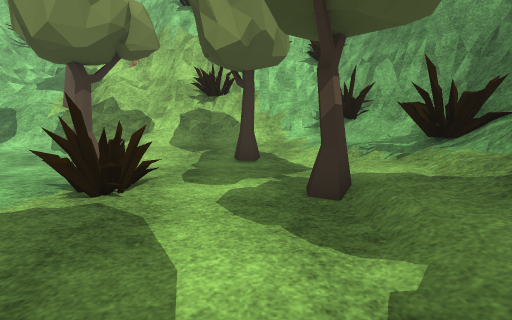
view 1 (above)

16 first-person views from a walk through a scene from a Unity 3-D project. The camera is 1.3 m above the floor, tilts 10° down and sees 90° across. The floor is counted in squares, 1 m on a side. Each view is taken from the middle of a square. On the plan, view 1 faces up. The plan holds only what a view shows up to about 13 squares ahead; the rest is blank. The place goes on beyond the plan. Some animated figures are not drawn. Some surface patterns are stand-ins.

view 2
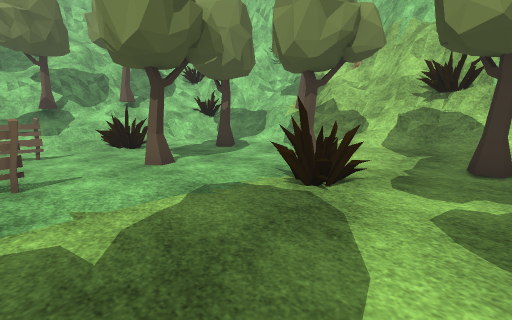

view 3
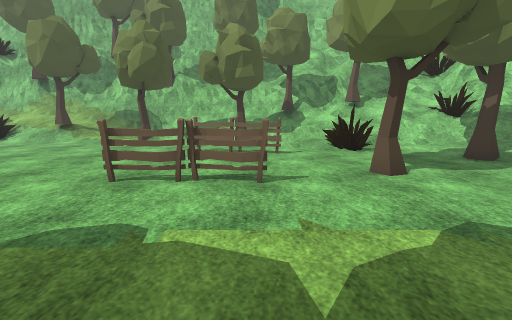

view 4
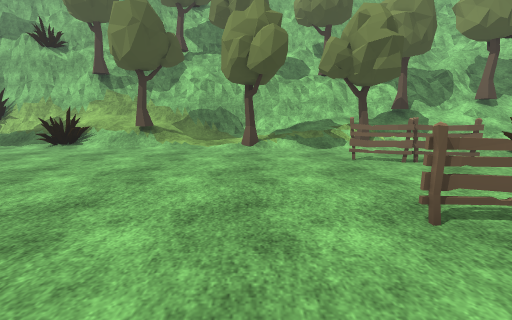

view 5
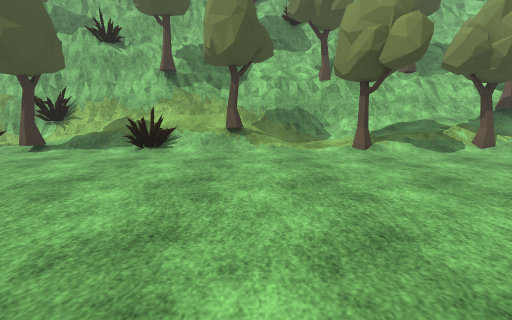

view 6
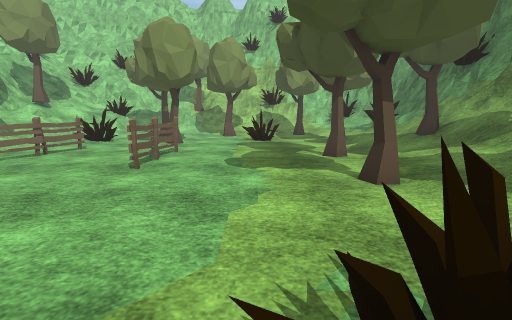

view 7
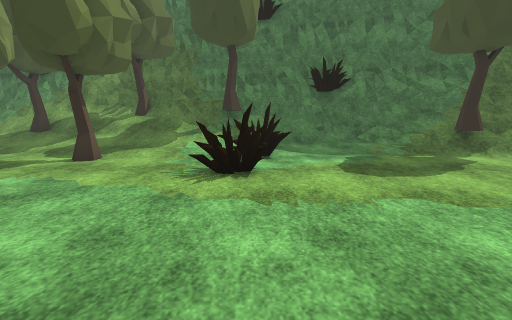

view 8
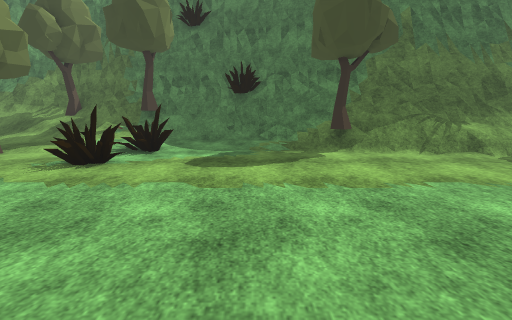

view 9
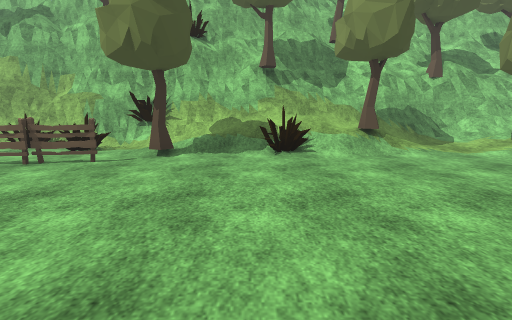

view 10
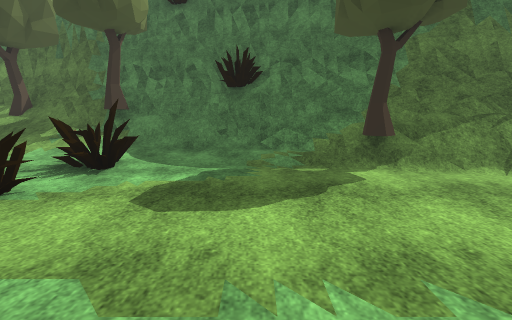

view 11
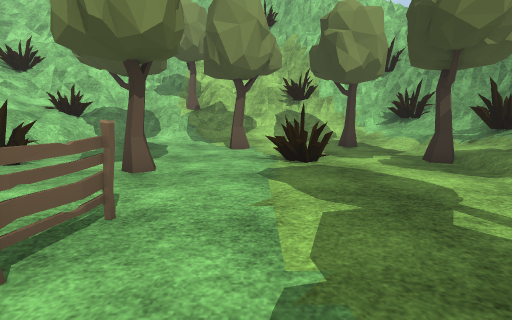

view 12
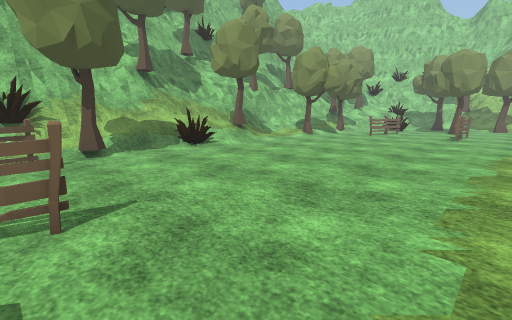

view 13
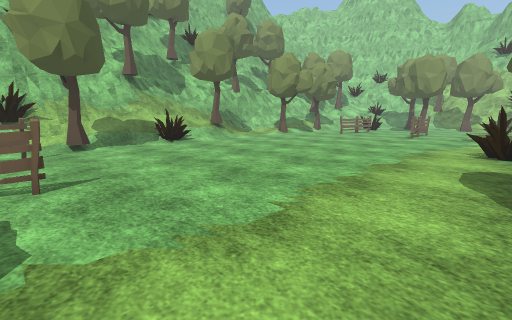

view 14
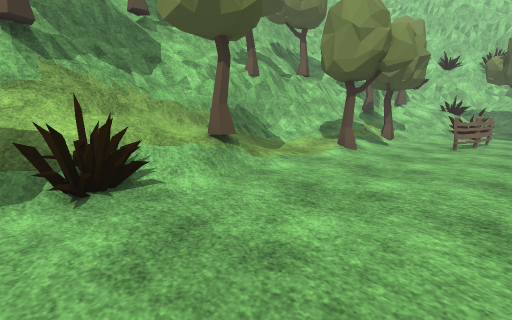

view 15
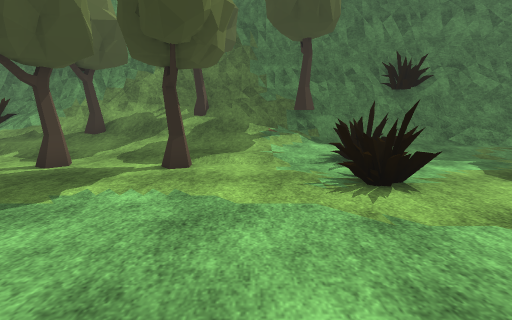

view 16
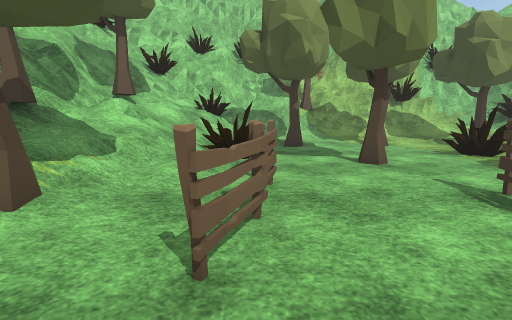

### Floor plan
Key: @ floor where view 1 was taken; # wall or solid block; . main floor; : floor 0.25 m higher than the main floor; / step, stairs or slope; = window, fence, low wall or low ledge; ^ raised ledge; T tree; F fence; O other object.
Columns run from 20 left of view 1 to 6 right of it. Each row starts with its distance up from view 1.
 10     ######/=#T====////=##
  9     ^^#=#//==//::://///=##
  8    ##=///////...::/.////###
  7    ###////:TT..T....T///=##
  6    ###///:..T.........///=#
  5    ##TT//.............//=##
  4    ###////#......#...T//=##
  3    ##=////#..T........///##
  2    ##T////............//=##
  1   ^==////.F...........//=##
  0    #=///..F...F.....@.:T/##
 -1   ##=//T..F...F....TT.///=#
 -2   ##=///..F...F.......///=#
 -3    #=///......F......///T##
 -4    #=///...........TT:///T#
 -5    #///T............/////=#
 -6    #/:.:............////=##
 -7   ##/:..............////=##
 -8  ###///..............::TT#
 -9  ##=///...............:/=#
-10 ##=///T...............:/=#
-11 ##=/////..............//##
-12  #=////.............../=##
-13  ###///............../:##
-14   ##///..............//=#
-15   #=///............../=##
-16   ##///.............TT=##
-17   ##=/:T.............O##
-18   ##=.:.............O=##
-19   ##O...F...F.......O=#

Where each view was taken, in squares from view 1:
view 1: 0 up, 0 right, facing up
view 2: 0 up, 0 right, facing up-left
view 3: 0 up, 1 left, facing left
view 4: 5 down, 3 left, facing left
view 5: 9 down, 4 left, facing left
view 6: 9 down, 3 left, facing up
view 7: 9 down, 8 left, facing right
view 8: 13 down, 9 left, facing right
view 9: 14 down, 5 left, facing left
view 10: 13 down, 6 left, facing right
view 11: 3 down, 4 left, facing up
view 12: 19 down, 4 left, facing up-left
view 13: 19 down, 2 left, facing up-left
view 14: 14 down, 9 left, facing up-left
view 15: 6 down, 7 left, facing right
view 16: 4 down, 10 left, facing up
